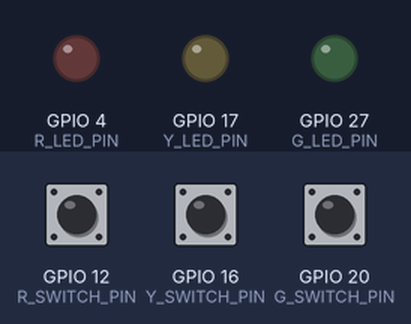
A program run on a simulated Raspberry Pi (BCM pin numbers). Parts: output pins drawn as LEDs (lit = HIGH). The test bench sets the inputs (shaded band); at power-on: GPIO 12 (R_SWITCH_PIN) LOW, GPIO 16 (Y_SWITCH_PIN) LOW, GPIO 20 (G_SWITCH_PIN) LOW.

Above: at 1.2 s.
1.3 s: GPIO 12 (R_SWITCH_PIN) pulled HIGH for 0.15 s
At 1.37 s:
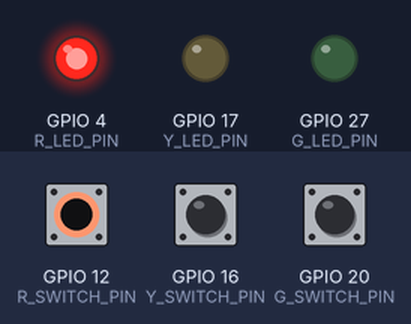
2.9 s: GPIO 16 (Y_SWITCH_PIN) pulled HIGH for 0.15 s
At 2.97 s:
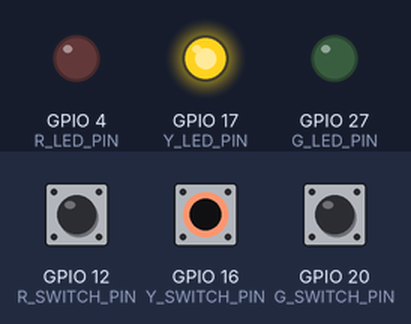
4.5 s: GPIO 20 (G_SWITCH_PIN) pulled HIGH for 0.15 s
At 4.57 s:
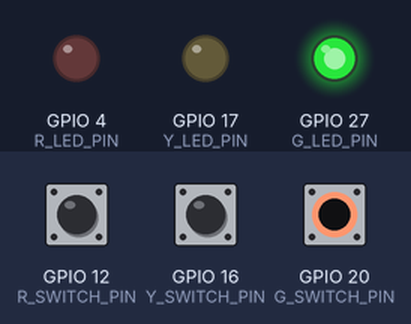
6.1 s: GPIO 12 (R_SWITCH_PIN) pulled HIGH for 3.2 s
At 7.5 s:
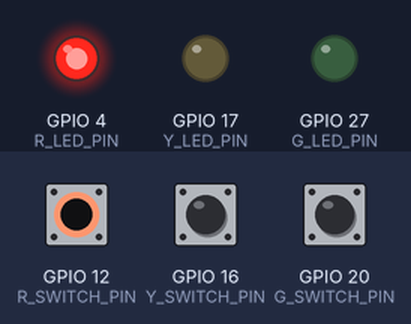
Timing chart, 0 to 10.8 s (numbered marks = the images above; inputs shaded):
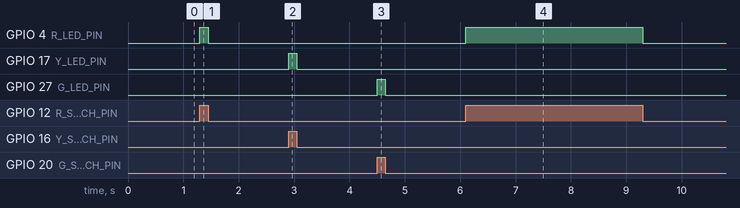

The program:

switch_ledtest.py
```python
import RPi.GPIO as GPIO

R_LED_PIN = 4
R_SWITCH_PIN = 12

Y_LED_PIN = 17
Y_SWITCH_PIN = 16

G_LED_PIN = 27
G_SWITCH_PIN = 20

GPIO.setmode(GPIO.BCM)
GPIO.setup(R_LED_PIN, GPIO.OUT)
GPIO.setup(Y_LED_PIN, GPIO.OUT)
GPIO.setup(G_LED_PIN, GPIO.OUT)
#누르지 않았을 떄 ; 0, 눌렀을 떄 : 1
GPIO.setup(R_SWITCH_PIN, GPIO.IN, pull_up_down=GPIO.PUD_DOWN) #내부풀다운저항
GPIO.setup(Y_SWITCH_PIN, GPIO.IN, pull_up_down=GPIO.PUD_DOWN)
GPIO.setup(G_SWITCH_PIN, GPIO.IN, pull_up_down=GPIO.PUD_DOWN)

try:
    while True:
        R_val = GPIO.input(R_SWITCH_PIN)
        Y_val = GPIO.input(Y_SWITCH_PIN)
        G_val = GPIO.input(G_SWITCH_PIN)
        GPIO.output(R_LED_PIN, R_val)
        GPIO.output(G_LED_PIN, G_val)
        GPIO.output(Y_LED_PIN, Y_val)
finally:
    GPIO.cleanup()
    print('cleanup and exit')
```

Measured:
- after the input at 1.3 s, GPIO 4 (R_LED_PIN): LOW → HIGH at once, → LOW 0.15 s later
- after the input at 2.9 s, GPIO 17 (Y_LED_PIN): LOW → HIGH at once, → LOW 0.15 s later
- after the input at 4.5 s, GPIO 27 (G_LED_PIN): LOW → HIGH at once, → LOW 0.15 s later
- after the input at 6.1 s, GPIO 4 (R_LED_PIN): LOW → HIGH at once, → LOW 3.2 s later
